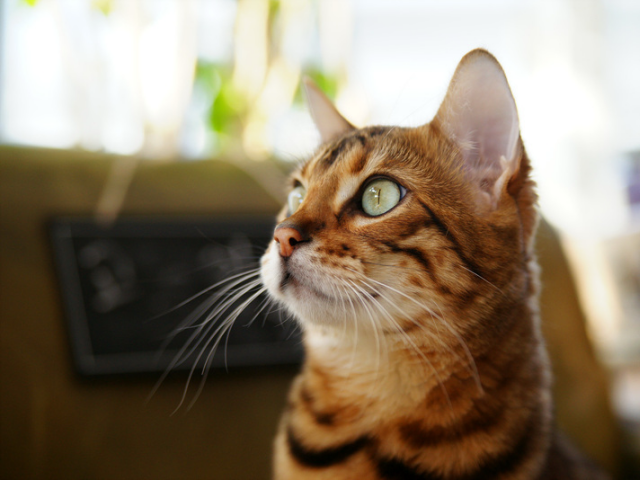
#> input picture python/02.05/cat.bmp, 640 x 480 px, found by its file name
$ python cvpractice6.py
#> lines starting #> are read from the running program, lines starting #| are printed output that depends on the picture

import cv2 as cv
import sys

img = cv.imread("D:/python/02.05/cat.bmp")
#> img is the input picture: shape (480, 640, 3); mean B, G, R 104.5, 125.6, 140.8

if img is None:
    sys.exit("파일을 찾을 수 없습니다.")

cv.imshow('original_RGB',img)
cv.imshow('Upper left half', img[0:img.shape[0]//2, 0:img.shape[1]//2,:])
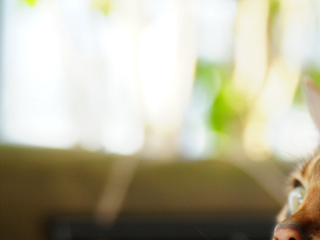
#> window 'Upper left half': shape (240, 320, 3); mean B, G, R 159.6, 181.9, 186
cv.imshow('Center half', img[img.shape[0]//4:3*img.shape[0]//4, img.shape[1]//4:3*img.shape[1]//4,:])
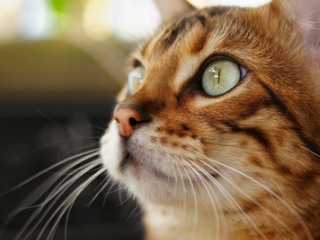
#> window 'Center half': shape (240, 320, 3); mean B, G, R 75.8, 102.6, 125.3

cv.imshow("R channel", img[:,:,2])
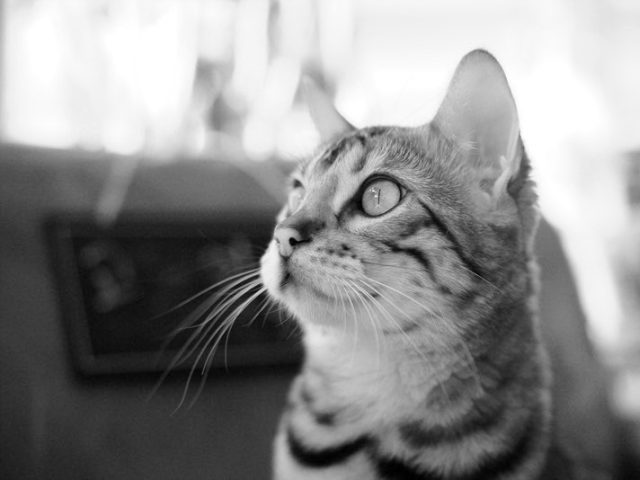
#> window 'R channel': shape (480, 640); min 0, max 255, mean 140.8
cv.imshow("G channel", img[:,:,1])
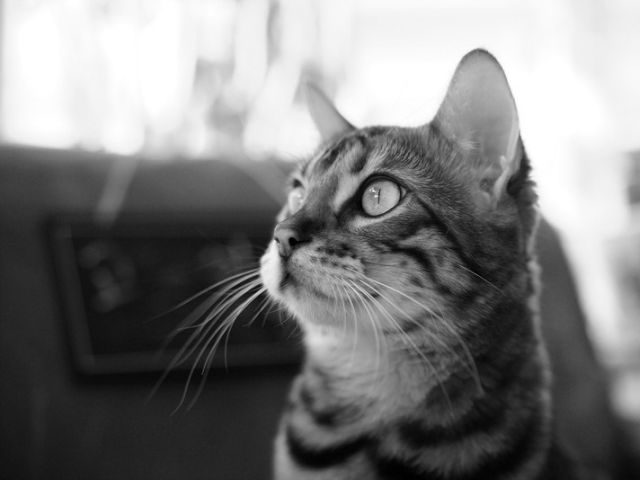
#> window 'G channel': shape (480, 640); min 0, max 255, mean 125.6
cv.imshow("B channel", img[:,:,0])
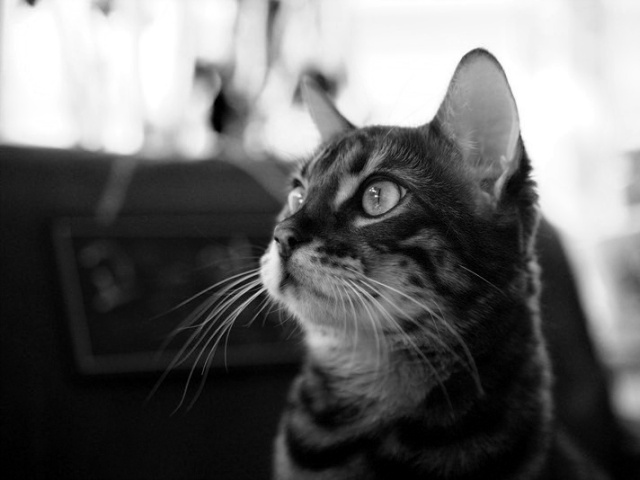
#> window 'B channel': shape (480, 640); min 0, max 255, mean 104.5

while True:
    if cv.waitKey(1) == ord("q"):
#> (key q is pressed here)
        cv.destroyAllWindows()
        break

$ run again, with python/02.05/dog.bmp copied over python/02.05/cat.bmp
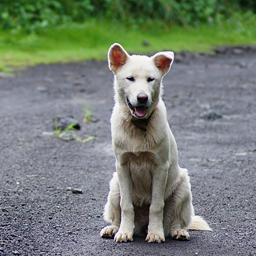
#> input picture python/02.05/dog.bmp, 256 x 256 px, found by its file name
#> img is the input picture: shape (256, 256, 3); mean B, G, R 117.5, 127.8, 118.4
#> `cv.imshow('Center half', img[img.shape[0]//4:3*img.shape[0]//4, img.sh..`:
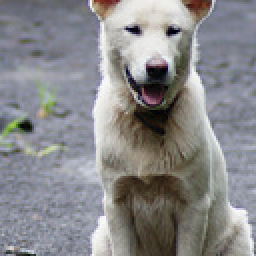
#> window 'Center half': shape (128, 128, 3) (shown 2 times larger); mean B, G, R 138.2, 136.3, 136.7
#> `cv.imshow("B channel", img[:,:,0])`:
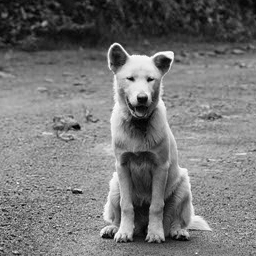
#> window 'B channel': shape (256, 256); min 0, max 255, mean 117.5

$ run again, with python/02.05/soccer.jpg saved as python/02.05/cat.bmp
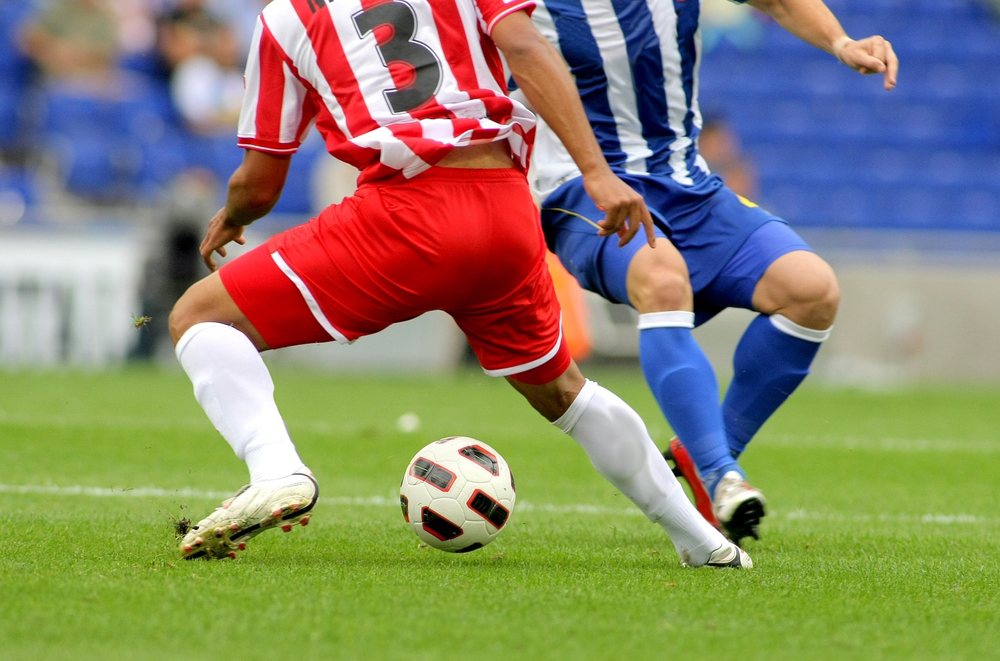
#> input picture python/02.05/soccer.jpg, 1000 x 661 px, shrunk from 1434 x 948 before the run, found by its file name
#> img is the input picture: shape (661, 1000, 3); mean B, G, R 107.2, 133.3, 136.9
#> `cv.imshow("G channel", img[:,:,1])`:
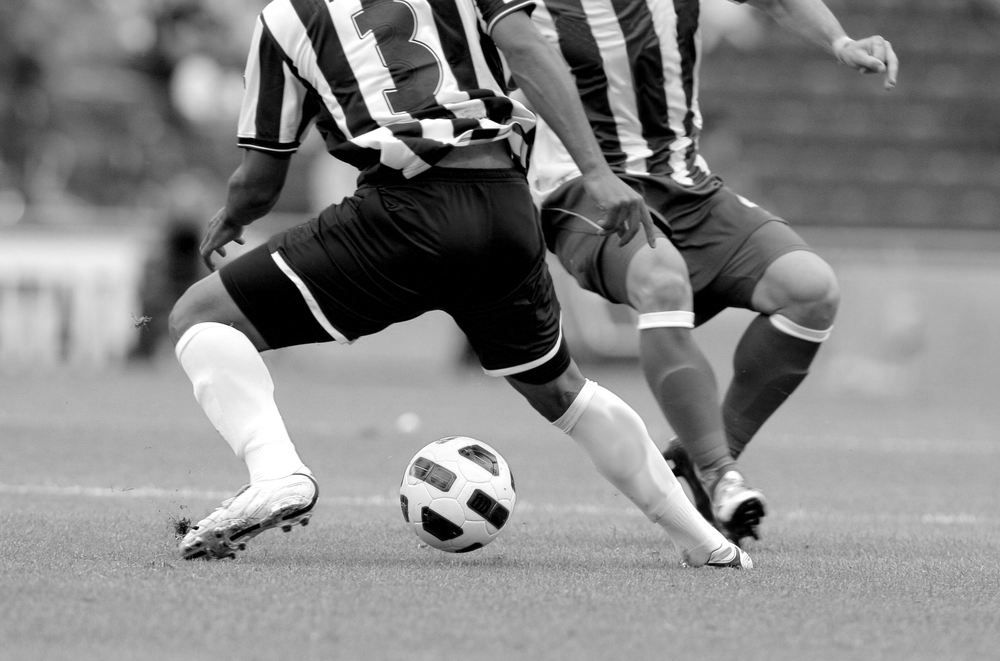
#> window 'G channel': shape (661, 1000); min 0, max 255, mean 133.3
#> `cv.imshow("B channel", img[:,:,0])`:
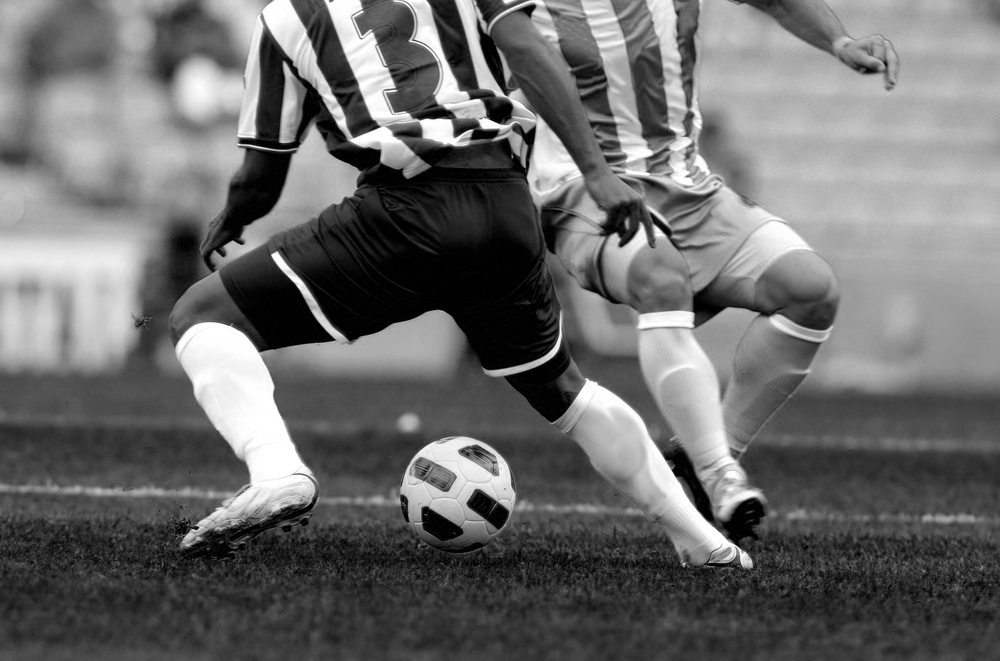
#> window 'B channel': shape (661, 1000); min 0, max 255, mean 107.2
